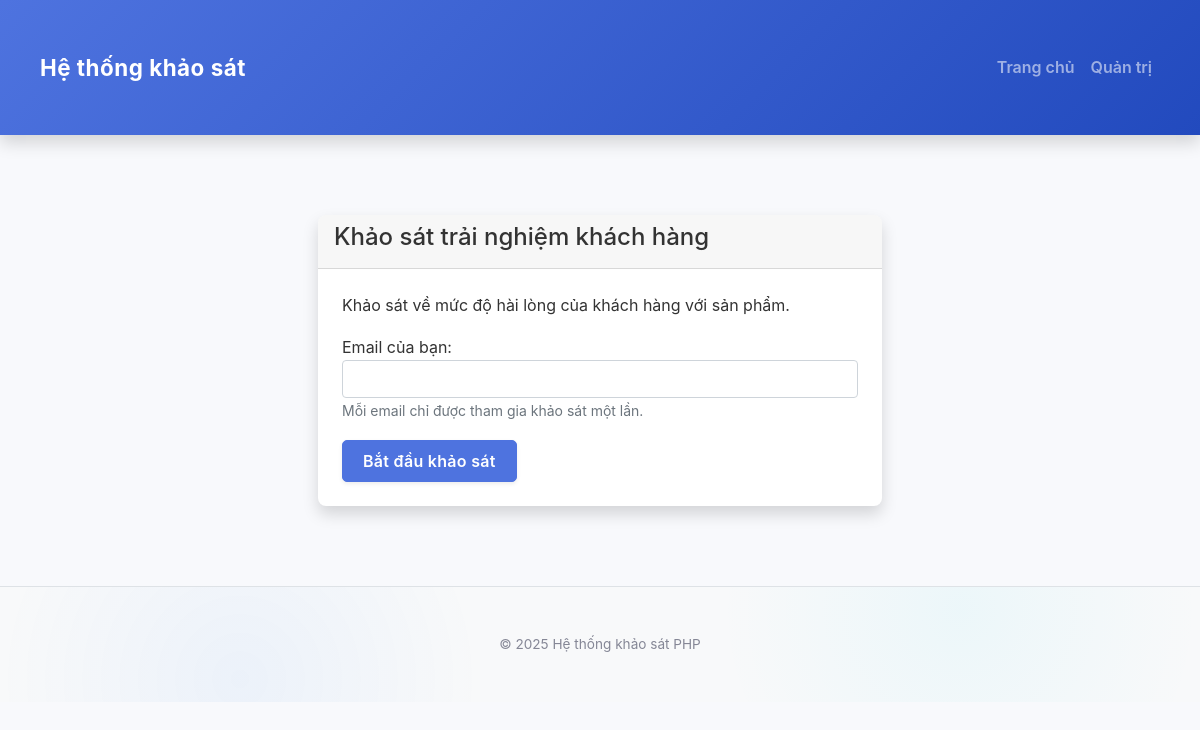
Before: /verification.php?survey_id=1 with the older database file.
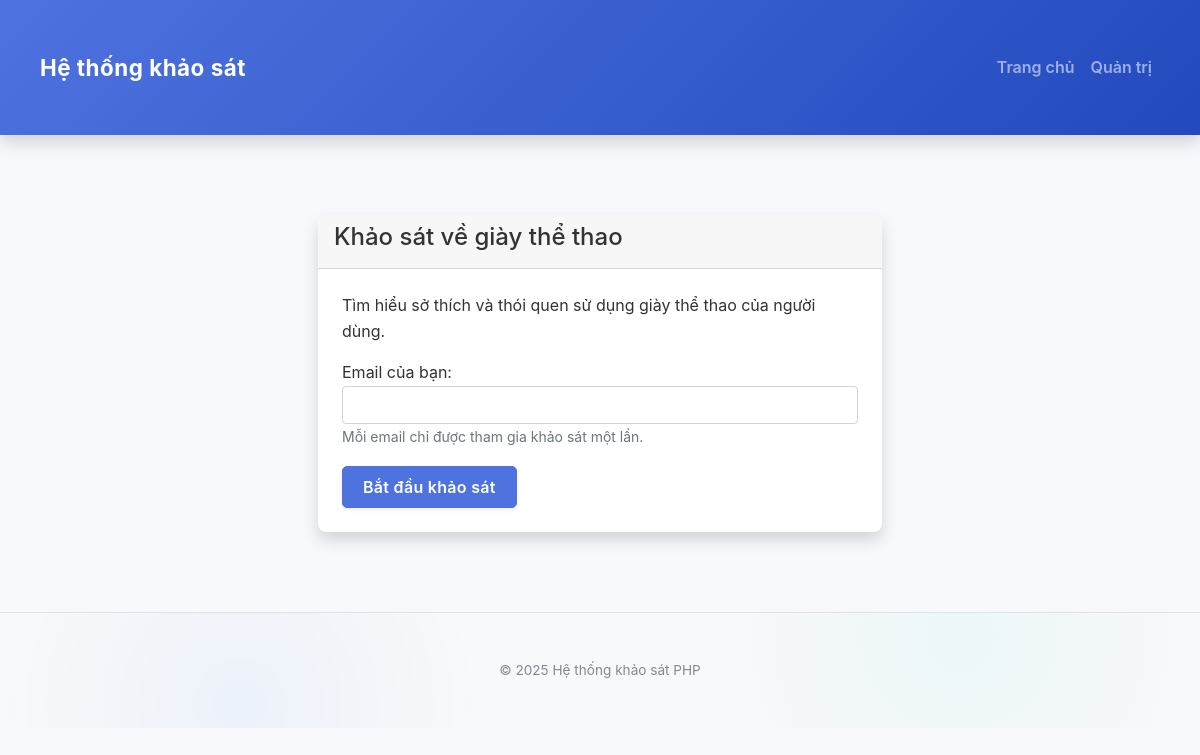
After: the same page with the newer database file.
### tables this page shows
CREATE TABLE `surveys` (
  `id` int(11) NOT NULL,
  `title` varchar(255) NOT NULL,
  `description` text DEFAULT NULL,
  `status` enum('active','inactive') DEFAULT 'active',
  `created_at` timestamp NOT NULL DEFAULT current_timestamp()
);

### includes/functions.php (called while the page is built, shortened)
<?php
function getSurveyInfo($conn, $survey_id)
{
    $sql = "SELECT * FROM surveys WHERE id = ?";
    $stmt = mysqli_prepare($conn, $sql);
    mysqli_stmt_bind_param($stmt, "i", $survey_id);
    mysqli_stmt_execute($stmt);
    $result = mysqli_stmt_get_result($stmt);
    if (mysqli_num_rows($result) > 0) {
        return mysqli_fetch_assoc($result);
    }
    return null;
}

### verification.php (the view, shortened to what this page needs)
<?php
require_once "./config/db.php";
require_once "./includes/functions.php";
$survey_id = isset($_GET['survey_id']) ? intval($_GET['survey_id']) : 0;
$survey_info = getSurveyInfo($conn, $survey_id);
$email = "";
include "./includes/header.php";
?>
<div class="container mt-5">
    <div class="row justify-content-center">
        <div class="col-md-6">
            <div class="card">
                <div class="card-header">
                    <h4><?php echo htmlspecialchars($survey_info['title']); ?></h4>
                </div>
                <div class="card-body">
                    <p><?php echo htmlspecialchars($survey_info['description']); ?></p>
                    <form method="post" action="">
                        <div class="form-group mb-3">
                            <label for="email">Email của bạn:</label>
                            <input type="email" class="form-control" id="email" name="email" value="<?php echo htmlspecialchars($email); ?>" required>
                            <small class="form-text text-muted">Mỗi email chỉ được tham gia khảo sát một lần.</small>
                        </div>
                        <button type="submit" class="btn btn-primary">Bắt đầu khảo sát</button>
                    </form>
                </div>
            </div>
        </div>
    </div>
</div>
<?php include "./includes/footer.php"; ?>

Changed rows visible on the page:
changed surveys: title "Khảo sát trải nghiệm khách hàng" → "Khảo sát về giày thể thao"; description "Khảo sát về mức độ hài lòng của khách hàng với sản phẩm." → "Tìm hiểu sở thích và thói quen sử dụng giày thể thao của người dùng."
